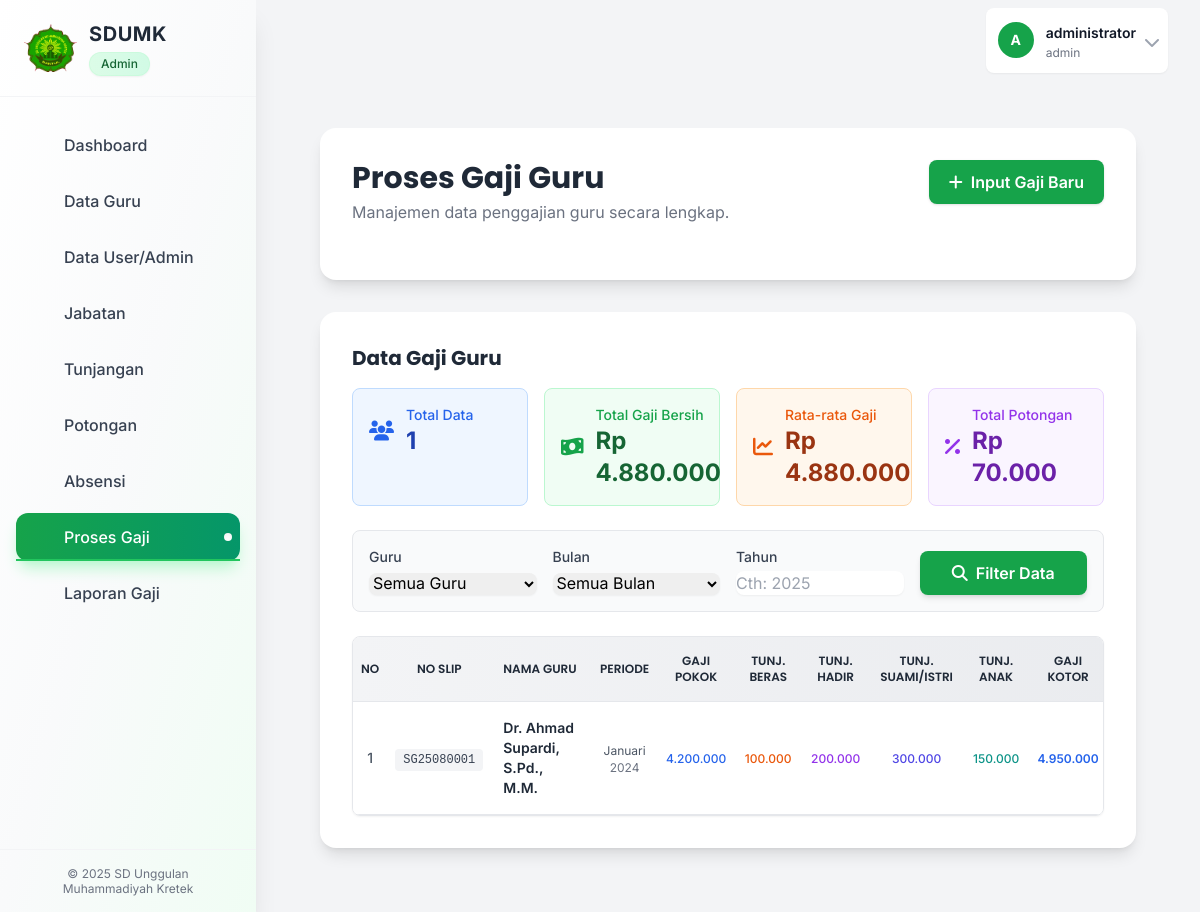
The app's page /pages/proses_gaji.php (signed in) with its own data.
### tables this page shows
CREATE TABLE Penggajian (
    id_penggajian VARCHAR(20) NOT NULL PRIMARY KEY,
    no_slip_gaji VARCHAR(20) NULL,
    id_guru VARCHAR(10) NOT NULL,
    masa_kerja INT DEFAULT 0,
    gaji_pokok DECIMAL(15,2) DEFAULT 0,
    tunjangan_beras DECIMAL(15,2) DEFAULT 0,
    tunjangan_kehadiran DECIMAL(15,2) DEFAULT 0,
    tunjangan_suami_istri DECIMAL(15,2) DEFAULT 0,
    tunjangan_anak DECIMAL(15,2) DEFAULT 0,
    potongan_bpjs DECIMAL(15,2) DEFAULT 0,
    infak DECIMAL(15,2) DEFAULT 0,
    gaji_kotor DECIMAL(15,2) DEFAULT 0,
    total_potongan DECIMAL(15,2) DEFAULT 0,
    gaji_bersih DECIMAL(15,2) DEFAULT 0,
    tgl_input DATE NOT NULL,
    bulan_penggajian VARCHAR(2) NOT NULL,
    created_at TIMESTAMP DEFAULT CURRENT_TIMESTAMP,
    updated_at TIMESTAMP DEFAULT CURRENT_TIMESTAMP ON UPDATE CURRENT_TIMESTAMP,
    FOREIGN KEY (id_guru) REFERENCES Guru(id_guru) ON DELETE CASCADE ON UPDATE CASCADE,
    UNIQUE KEY unique_guru_bulan_tahun_gaji (id_guru, bulan_penggajian, YEAR(tgl_input)),
    INDEX idx_bulan_penggajian (bulan_penggajian),
    INDEX idx_tgl_input (tgl_input)
);

CREATE TABLE Guru (
    id_guru VARCHAR(10) NOT NULL PRIMARY KEY,
    id_user VARCHAR(10) NULL,
    id_jabatan VARCHAR(10) NULL,
    nipm VARCHAR(20) NOT NULL UNIQUE,
    nama_guru VARCHAR(100) NOT NULL,
    tempat_lahir VARCHAR(50) NULL,
    tgl_lahir DATE NULL,
    jenis_kelamin ENUM('Laki-laki', 'Perempuan') NULL,
    agama VARCHAR(20) NULL,
    status_kawin ENUM('Belum Kawin', 'Kawin', 'Cerai') DEFAULT 'Belum Kawin',
    jml_anak INT DEFAULT 0,
    alamat TEXT NULL,
    no_hp VARCHAR(15) NULL,
    email VARCHAR(100) NULL,
    tgl_masuk DATE NOT NULL,
    foto VARCHAR(255) NULL,
    status_aktif ENUM('Aktif', 'Non-Aktif') DEFAULT 'Aktif',
    created_at TIMESTAMP DEFAULT CURRENT_TIMESTAMP,
    updated_at TIMESTAMP DEFAULT CURRENT_TIMESTAMP ON UPDATE CURRENT_TIMESTAMP,
    FOREIGN KEY (id_user) REFERENCES User(id_user) ON DELETE SET NULL ON UPDATE CASCADE,
    FOREIGN KEY (id_jabatan) REFERENCES Jabatan(id_jabatan) ON DELETE SET NULL ON UPDATE CASCADE,
    INDEX idx_nama_guru (nama_guru),
    INDEX idx_nipm (nipm),
    INDEX idx_status_aktif (status_aktif)
);

### includes/functions.php (called while the page is built, shortened)
<?php
function e($string)
{
    return htmlspecialchars($string ?? '', ENT_QUOTES, 'UTF-8');
}

### pages/proses_gaji.php (the view, shortened to what this page needs)
<?php
require_once __DIR__ . '/../includes/functions.php';
$conn = db_connect();
$page_title = 'Proses Gaji Guru';
$tahun_sekarang = (int)date('Y');
$bulan_opsi = [
    '01' => 'Januari', '02' => 'Februari', '03' => 'Maret', '04' => 'April',
    '05' => 'Mei', '06' => 'Juni', '07' => 'Juli', '08' => 'Agustus',
    '09' => 'September', '10' => 'Oktober', '11' => 'November', '12' => 'Desember'
];
$filter_tahun = $_GET['tahun'] ?? '';
$sql = "SELECT p.*, g.nama_guru, YEAR(p.tgl_input) as payroll_year FROM Penggajian p JOIN Guru g ON p.id_guru = g.id_guru WHERE 1=1";
$sql .= " ORDER BY p.tgl_input DESC, g.nama_guru ASC";
$stmt = $conn->prepare($sql);
if (!$stmt) {
    set_flash_message('error', 'Error preparing query: ' . $conn->error);
    $result = null;
} else {
    if (!$stmt->execute()) {
        set_flash_message('error', 'Error executing query: ' . $stmt->error);
        $result = null;
    } else {
        $result = $stmt->get_result();
        if (!$result) {
            set_flash_message('error', 'Error getting result: ' . $stmt->error);
        } else {
            $payroll_data = [];
            while ($row = $result->fetch_assoc()) {
                $payroll_data[] = $row;
            }
        }
    }
}
require_once __DIR__ . '/../includes/header.php';
?>
<div class="container mx-auto px-4 sm:px-6 lg:px-8 py-8" x-data="gajiPage()">
    <div class="bg-white p-6 sm:p-8 rounded-2xl shadow-lg mb-8">
        <div class="flex justify-between items-start mb-6">
            <div>
                <h1 class="text-3xl font-bold text-gray-800 font-poppins"><?= e($page_title) ?></h1>
                <p class="text-gray-500 mt-1">Manajemen data penggajian guru secara lengkap.</p>
            </div>
            <button @click="showForm = !showForm; resetForm()" class="bg-green-600 text-white px-5 py-2.5 rounded-lg shadow hover:bg-green-700 font-semibold flex items-center transition">
                <i class="fa-solid fa-plus mr-2"></i>
                <span x-text="showForm ? 'Tutup Form' : 'Input Gaji Baru'"></span>
            </button>
        </div>
    </div>
    <div class="bg-white p-6 sm:p-8 rounded-2xl shadow-lg">
        <h3 class="text-xl font-bold text-gray-800 mb-4 font-poppins">Data Gaji Guru</h3>
        <?php if ($payroll_data && count($payroll_data) > 0): ?>
        <div class="grid grid-cols-1 md:grid-cols-4 gap-4 mb-6">
            <div class="bg-blue-50 p-4 rounded-lg border border-blue-200">
                <div class="flex items-center">
                    <i class="fas fa-users text-blue-600 text-xl mr-3"></i>
                    <div>
                        <p class="text-sm text-blue-600 font-medium">Total Data</p>
                        <p class="text-2xl font-bold text-blue-800"><?= count($payroll_data) ?></p>
                    </div>
                </div>
            </div>
            <div class="bg-green-50 p-4 rounded-lg border border-green-200">
                <div class="flex items-center">
                    <i class="fas fa-money-bill-wave text-green-600 text-xl mr-3"></i>
                    <div>
                        <p class="text-sm text-green-600 font-medium">Total Gaji Bersih</p>
                        <p class="text-2xl font-bold text-green-800">
                            Rp <?= number_format(array_sum(array_column($payroll_data, 'gaji_bersih')), 0, ',', '.') ?>
                        </p>
                    </div>
                </div>
            </div>
            <div class="bg-orange-50 p-4 rounded-lg border border-orange-200">
                <div class="flex items-center">
                    <i class="fas fa-chart-line text-orange-600 text-xl mr-3"></i>
                    <div>
                        <p class="text-sm text-orange-600 font-medium">Rata-rata Gaji</p>
                        <p class="text-2xl font-bold text-orange-800">
                            Rp <?= number_format(array_sum(array_column($payroll_data, 'gaji_bersih')) / count($payroll_data), 0, ',', '.') ?>
                        </p>
                    </div>
                </div>
            </div>
            <div class="bg-purple-50 p-4 rounded-lg border border-purple-200">
                <div class="flex items-center">
                    <i class="fas fa-percentage text-purple-600 text-xl mr-3"></i>
                    <div>
                        <p class="text-sm text-purple-600 font-medium">Total Potongan</p>
                        <p class="text-2xl font-bold text-purple-800">
                            Rp <?= number_format(array_sum(array_column($payroll_data, 'total_potongan')), 0, ',', '.') ?>
                        </p>
                    </div>
                </div>
            </div>
        </div>
        <?php endif; ?>
        <form method="GET" action="" class="grid grid-cols-1 md:grid-cols-4 gap-4 mb-6 items-end bg-gray-50 p-4 rounded-lg border">
            <div class="md:col-span-1">
                <label class="block text-sm font-medium text-gray-700 mb-1">Guru</label>
                <select name="guru" class="w-full border-gray-300 rounded-lg shadow-sm focus:ring-green-500 focus:border-green-500">
                    <option value="">Semua Guru</option>
                </select>
            </div>
            <div class="md:col-span-1">
                <label class="block text-sm font-medium text-gray-700 mb-1">Bulan</label>
                <select name="bulan" class="w-full border-gray-300 rounded-lg shadow-sm focus:ring-green-500 focus:border-green-500">
                    <option value="">Semua Bulan</option>
                </select>
            </div>
            <div class="md:col-span-1">
                <label class="block text-sm font-medium text-gray-700 mb-1">Tahun</label>
                <input type="number" name="tahun" value="<?= e($filter_tahun) ?>" placeholder="Cth: <?= $tahun_sekarang ?>" class="w-full border-gray-300 rounded-lg shadow-sm focus:ring-green-500 focus:border-green-500">
            </div>
            <div class="flex items-end">
                <button type="submit" class="w-full bg-green-600 text-white px-4 py-2.5 rounded-lg shadow-md hover:bg-green-700 font-semibold flex items-center justify-center transition-colors duration-200">
                    <i class="fa fa-search mr-2"></i>Filter Data
                </button>
            </div>
        </form>
        <div class="overflow-x-auto bg-white rounded-lg shadow-sm border border-gray-200" style="max-width: 100%;">
            <table class="min-w-full text-sm text-left text-gray-600 divide-y divide-gray-200" style="min-width: 1200px;">
                <thead class="bg-gradient-to-r from-gray-100 to-gray-200 text-gray-800 uppercase font-poppins text-xs">
                    <tr>
                        <th class="px-2 py-4 text-center font-semibold">No</th>
                        <th class="px-2 py-4 text-center font-semibold">No Slip</th>
                        <th class="px-3 py-4 text-left font-semibold">Nama Guru</th>
                        <th class="px-2 py-4 text-center font-semibold">Periode</th>
                        <th class="px-2 py-4 text-center font-semibold">Gaji Pokok</th>
                        <th class="px-2 py-4 text-center font-semibold">Tunj. Beras</th>
                        <th class="px-2 py-4 text-center font-semibold">Tunj. Hadir</th>
                        <th class="px-2 py-4 text-center font-semibold">Tunj. Suami/Istri</th>
                        <th class="px-2 py-4 text-center font-semibold">Tunj. Anak</th>
                        <th class="px-2 py-4 text-center font-semibold">Gaji Kotor</th>
                    </tr>
                </thead>
                <tbody>
                    <?php if ($payroll_data): ?>
                        <?php $no = 1; foreach ($payroll_data as $row): ?>
                            <tr class="border-b border-gray-200 hover:bg-blue-50 transition-colors duration-200">
                                <td class="px-2 py-4 text-center text-gray-600 font-medium"><?= $no++ ?></td>
                                <td class="px-2 py-4 text-center">
                                    <span class="font-mono text-xs bg-gray-100 px-2 py-1 rounded text-gray-700">
                                        <?= e($row['no_slip_gaji'] ?? 'SG' . date('ym') . str_pad($no-1, 4, '0', STR_PAD_LEFT)) ?>
                                    </span>
                                </td>
                                <td class="px-3 py-4">
                                    <div class="font-semibold text-gray-800 text-sm"><?= e($row['nama_guru']) ?></div>
                                </td>
                                <td class="px-2 py-4 text-center text-gray-600">
                                    <span class="text-xs"><?= e($bulan_opsi[$row['bulan_penggajian']] ?? '') ?></span>
                                    <div class="text-xs text-gray-500"><?= e($row['payroll_year']) ?></div>
                                </td>
                                <td class="px-2 py-4 text-center">
                                    <span class="text-xs font-medium text-blue-600">
                                        <?= number_format($row['gaji_pokok'], 0, ',', '.') ?>
                                    </span>
                                </td>
                                <td class="px-2 py-4 text-center">
                                    <span class="text-xs font-medium text-orange-600">
                                        <?= number_format($row['tunjangan_beras'], 0, ',', '.') ?>
                                    </span>
                                </td>
                                <td class="px-2 py-4 text-center">
                                    <span class="text-xs font-medium text-purple-600">
                                        <?= number_format($row['tunjangan_kehadiran'], 0, ',', '.') ?>
                                    </span>
                                </td>
                                <td class="px-2 py-4 text-center">
                                    <span class="text-xs font-medium text-indigo-600">
                                        <?= number_format($row['tunjangan_suami_istri'], 0, ',', '.') ?>
                                    </span>
                                </td>
                                <td class="px-2 py-4 text-center">
                                    <span class="text-xs font-medium text-teal-600">
                                        <?= number_format($row['tunjangan_anak'], 0, ',', '.') ?>
                                    </span>
                                </td>
                                <td class="px-2 py-4 text-center">
                                    <span class="text-xs font-semibold text-blue-600">
                                        <?= number_format($row['gaji_kotor'], 0, ',', '.') ?>
                                    </span>
                                </td>
                            </tr>
                        <?php endforeach; ?>
                    <?php endif; ?>
                </tbody>
            </table>
        </div>
    </div>
</div>
<?php require_once __DIR__ . '/../includes/footer.php'; ?>

### includes/header.php (style rules this page uses)
body { font-family: 'Inter', sans-serif; }
.font-poppins { font-family: 'Poppins', sans-serif; }

### records on screen
penggajian: no_slip_gaji "SG25080001", id_guru.nama_guru "Dr. Ahmad Supardi, S.Pd., M.M.", bulan_penggajian "Januari", payroll_year "2024", gaji_pokok "4.200.000", tunjangan_beras "100.000", tunjangan_kehadiran "200.000", tunjangan_suami_istri "300.000", tunjangan_anak "150.000", gaji_kotor "4.950.000"

### other values on screen
str_replace('_', ' ', $user_role) "Admin"
$item['name'] "Dashboard"
$item['name'] "Data Guru"
$item['name'] "Data User/Admin"
$item['name'] "Jabatan"
$item['name'] "Tunjangan"
$item['name'] "Potongan"
$item['name'] "Absensi"
$item['name'] "Proses Gaji"
$item['name'] "Laporan Gaji"
substr($current_user_name, 0, 1) "A"
$current_user_name "administrator"
$current_user_level "admin"
$page_title "Proses Gaji Guru"
count($payroll_data) "1"
